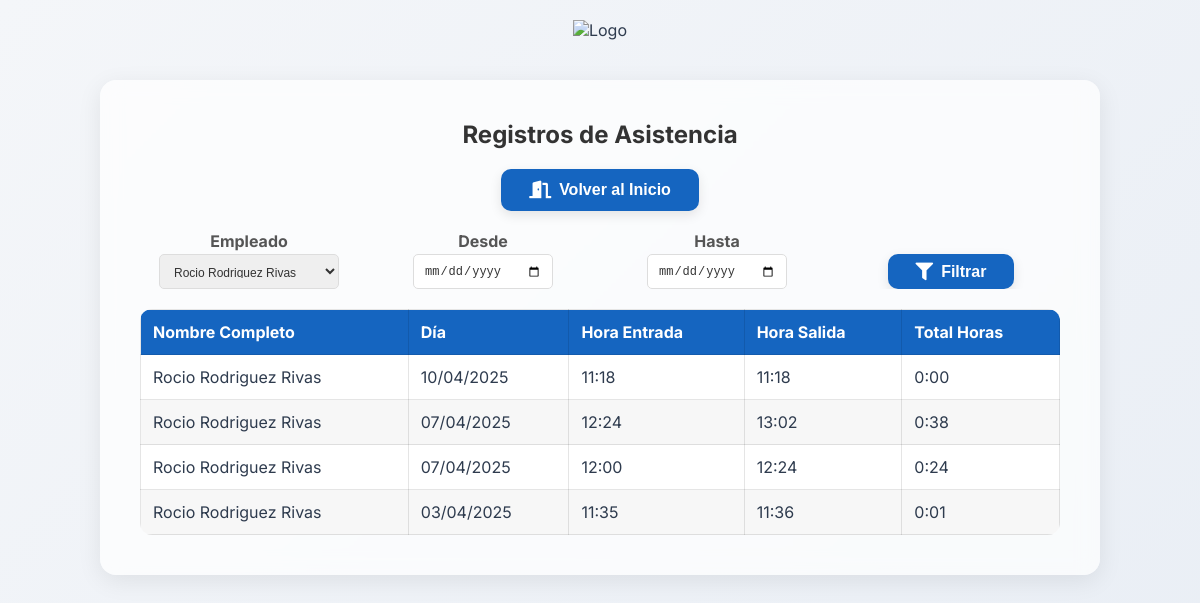
/consultar_horarios?empleado_id=2 (signed in), run on the app's committed database.
### models.py (models this page shows, shortened)
class Registro(db.Model):
    __tablename__ = "registro"
    id = db.Column(db.Integer, primary_key=True)
    empleado_id = db.Column(db.Integer, db.ForeignKey('empleado.id'), nullable=False)
    fecha_hora_entrada = db.Column(db.DateTime, nullable=False)
    fecha_hora_salida = db.Column(db.DateTime, nullable=True)
    tipo = db.Column(db.String, db.CheckConstraint("tipo IN ('Trabajo', 'Vacaciones', 'Ausencia', 'Baja')", name='check_tipo'), nullable=False)
    empleado = db.relationship('Empleado', backref='registros')

class Empleado(UserMixin, db.Model):  # Modificamos el modelo Empleado para que herede UserMixin
    __tablename__ = "empleado"
    id = db.Column(db.Integer, primary_key=True, autoincrement=True, nullable=False)
    nombre = db.Column(db.String(100), nullable=False)
    usuario = db.Column(db.String(10), unique=True, nullable=False)
    password = db.Column(db.String(200), nullable=False)  # Aseguramos que la contraseña sea suficientemente larga
    cargo = db.Column(db.String(30), nullable=False)
    alias = db.Column(db.String, nullable=False)
    nombre_completo = db.Column(db.String, nullable=False)
    dni = db.Column(db.String, nullable=True)
    seguridad_social = db.Column(db.String, nullable=True)
    sede = db.Column(db.String, db.CheckConstraint("sede IN ('Merida', 'Navalmoral')", name='check_sede'), nullable=True)
    telefono = db.Column(db.String(9), nullable=False)
    email = db.Column(db.String(100), nullable=False)
    fecha_alta = db.Column(db.DateTime, nullable=False)
    fecha_baja = db.Column(db.DateTime, nullable=True)
    sabados = db.Column(db.Boolean, nullable=False)
    activo = db.Column(db.Boolean, nullable=False)

### main.py (the view)
@app.route('/consultar_horarios')
@login_required
def consultar_horarios():
    empleado_id = request.args.get('empleado_id', type=int)
    fecha_desde = request.args.get('fecha_desde')
    fecha_hasta = request.args.get('fecha_hasta')
    query = Registro.query.options(joinedload(Registro.empleado))
    if empleado_id:
        query = query.filter(Registro.empleado_id == empleado_id)
    if fecha_desde:
        fecha_desde_dt = datetime.strptime(fecha_desde, '%Y-%m-%d')
        query = query.filter(Registro.fecha_hora_entrada >= fecha_desde_dt)
    if fecha_hasta:
        fecha_hasta_dt = datetime.strptime(fecha_hasta, '%Y-%m-%d')
        fecha_hasta_dt = fecha_hasta_dt.replace(hour=23, minute=59, second=59)
        query = query.filter(Registro.fecha_hora_entrada <= fecha_hasta_dt)
    registros_filtrados = query.order_by(Registro.fecha_hora_entrada.desc()).all()
    empleados_ids_con_registros = query.with_entities(distinct(Registro.empleado_id)).subquery()
    empleados = Empleado.query.filter(Empleado.id.in_(empleados_ids_con_registros)).all()
    return render_template('consultar_horarios.html',
        registros=registros_filtrados,
        empleados=empleados,
        filtro_empleado_id=empleado_id,
        filtro_fecha_desde=fecha_desde,
        filtro_fecha_hasta=fecha_hasta
    )

### main.py (called while the page is built)
@login_manager.user_loader
def load_user(user_id):
    return Empleado.query.get(int(user_id))

### templates/consultar_horarios.html (shortened to what this page needs)
<!DOCTYPE html>
<html lang="es">
<head>
  <link rel="stylesheet" href="https://cdnjs.cloudflare.com/ajax/libs/font-awesome/5.15.4/css/all.min.css"/>
  <link rel="stylesheet" href="{{ url_for('static', filename='css/style.css') }}">
</head>
<body>
  <header>
    <img src="{{ url_for('static', filename='logo.png') }}" alt="Logo" class="logo" />
  </header>
  <main>
    <h1>Registros de Asistencia</h1>
    <div class="buttons">
      <form action="{{ url_for('index') }}" method="get">
        <button class="btn btn-blue" type="submit">
          <i class="fas fa-door-open"></i> Volver al Inicio
        </button>
      </form>
    </div>
    <form method="get" class="form-container">
  <div class="form-row" style="display: flex; gap: 16px; flex-wrap: nowrap; align-items: flex-end; overflow-x: auto;">
    <div class="form-group">
      <label for="empleado_id">Empleado</label>
      <select name="empleado_id" id="empleado_id" class="input" style="width: 180px; height: 35px;">
        {% for empleado in empleados %}
          <option value="{{ empleado.id }}" {% if empleado.id == filtro_empleado_id %}selected{% endif %}>
            {{ empleado.nombre_completo }}
          </option>
        {% endfor %}
      </select>
    </div>
    <div class="form-group">
      <label for="fecha_desde">Desde</label>
      <input type="date" name="fecha_desde" id="fecha_desde" value="{{ filtro_fecha_desde }}" class="input" style="width: 140px; height: 35px;">
    </div>
    <div class="form-group">
      <label for="fecha_hasta">Hasta</label>
      <input type="date" name="fecha_hasta" id="fecha_hasta" value="{{ filtro_fecha_hasta }}" class="input" style="width: 140px; height: 35px;">
    </div>
    <div class="form-group" style="margin-top: 6px;">
      <button type="submit" class="btn btn-blue" style="height: 35px;">
        <i class="fas fa-filter"></i> Filtrar
      </button>
    </div>
  </div>
</form>
    <table>
      <thead>
        <tr>
          <th>Nombre Completo</th>
          <th>Día</th>
          <th>Hora Entrada</th>
          <th>Hora Salida</th>
          <th>Total Horas</th>
        </tr>
      </thead>
      <tbody>
        {% for registro in registros %}
        <tr>
          <td>{{ registro.empleado.nombre_completo }}</td>
          <td>{{ registro.fecha_hora_entrada.strftime('%d/%m/%Y') }}</td>
          <td>{{ registro.fecha_hora_entrada.strftime('%H:%M') }}</td>
          <td>
            {% if registro.fecha_hora_salida %}
              {{ registro.fecha_hora_salida.strftime('%H:%M') }}
            {% else %}
              -
            {% endif %}
          </td>
          <td>
            {% if registro.fecha_hora_salida %}
              {% set delta = registro.fecha_hora_salida - registro.fecha_hora_entrada %}
              {{ '%d:%02d' % (delta.total_seconds() // 3600, (delta.total_seconds() % 3600) // 60) }}
            {% else %}
              -
            {% endif %}
          </td>
        </tr>
        {% endfor %}
      </tbody>
    </table>
  </main>
</body>
</html>

### static/css/style.css (style rules this page uses)
* { margin: 0; padding: 0; box-sizing: border-box; }
body { font-family: 'Inter', sans-serif; background: linear-gradient(135deg, #f4f6f9, #e9eef5); color: #2e3b4e; display: flex; flex-direction: column; align-items: center; padding: 20px; min-height: 100vh; }
header { width: 100%; text-align: center; margin-bottom: 40px; animation: fadeInDown 0.6s ease-out; }
.logo { height: 80px; }
main { background: rgba(255, 255, 255, 0.7); backdrop-filter: blur(10px); border-radius: 16px; box-shadow: 0 6px 25px rgba(0, 0, 0, 0.08); width: 100%; max-width: 1000px; padding: 40px; text-align: center; animation: fadeInUp 0.8s ease-out; }
h1 { font-size: 2.3rem; margin-bottom: 30px; color: #1e2a36; animation: fadeIn 1s forwards 0.4s; }
.buttons { display: flex; justify-content: center; gap: 20px; flex-wrap: wrap; margin: 20px 0; }
.btn { padding: 12px 28px; border: none; border-radius: 10px; font-size: 1rem; font-weight: 600; cursor: pointer; transition: all 0.2s ease; display: inline-flex; align-items: center; justify-content: center; box-shadow: 0 4px 12px rgba(0, 0, 0, 0.1); text-decoration: none; color: #fff; }
.btn i, .btn .icon { margin-right: 8px; font-size: 1.1rem; }
.btn-blue { background-color: #1565c0; }
table { width: 100%; border-collapse: collapse; margin-top: 20px; background: rgba(255, 255, 255, 0.95); border-radius: 12px; overflow: hidden; animation: fadeIn 1s ease forwards 0.5s; }
th, td { padding: 12px; border: 1px solid rgba(0, 0, 0, 0.1); text-align: left; }
th { background-color: #1565c0; color: white; }
tr:nth-child(even) { background-color: rgba(0, 0, 0, 0.03); }
h1 { font-size: 24px; color: #333; text-align: center; margin-bottom: 20px; }
.form-row { display: flex; flex-wrap: wrap; gap: 20px; }
.form-group { flex: 1 1 45%; min-width: 200px; }
.form-group label { display: block; font-weight: bold; margin-bottom: 3px; color: #555; }
.form-group input, .form-group select { width: 100%; padding: 10px; border-radius: 5px; border: 1px solid #ddd; font-size: 12px; color: #333; }

### data on the page
Registro: empleado.nombre_completo "Rocio Rodriguez Rivas", fecha_hora_entrada "10/04/2025", fecha_hora_entrada "11:18", fecha_hora_salida "11:18", value "0:00"
Registro: empleado.nombre_completo "Rocio Rodriguez Rivas", fecha_hora_entrada "07/04/2025", fecha_hora_entrada "12:24", fecha_hora_salida "13:02", value "0:38"
Registro: empleado.nombre_completo "Rocio Rodriguez Rivas", fecha_hora_entrada "07/04/2025", fecha_hora_entrada "12:00", fecha_hora_salida "12:24", value "0:24"
Registro: empleado.nombre_completo "Rocio Rodriguez Rivas", fecha_hora_entrada "03/04/2025", fecha_hora_entrada "11:35", fecha_hora_salida "11:36", value "0:01"

### other printed values
form field empleado_id "Rocio Rodriguez Rivas"
